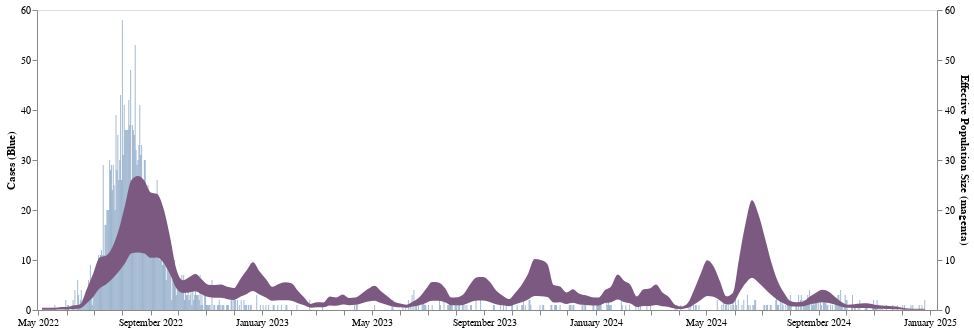

Notebook cell for this chart:
### Code cell
cases = alt.Chart(la_mpox_cases_df).mark_bar(interpolate='monotone', opacity = 0.5, size = 1).encode(
    alt.X('date:T', axis=alt.Axis(title="", tickCount = "month",grid=False, format="%B %Y")),
    alt.Y('cases',axis=alt.Axis(title="Cases (Blue)", grid=False))
).properties(
    width=900,
    height=300
)

(cases + line_ne).resolve_scale(y = "independent")

### Figure 1 — Vega-Lite specification as saved in the notebook (floating-point values rounded to 4 significant figures; data arrays with more than 128 entries replaced by an {"elided": "..."} marker saying what was removed)
{"config": {"view": {"continuousWidth": 400, "continuousHeight": 300}}, "layer": [{"data": {"name": "data-ea58474a8d637ca6235815f3f4663eb3"}, "mark": {"type": "bar", "interpolate": "monotone", "opacity": 0.5, "size": 1}, "encoding": {"x": {"axis": {"format": "%B %Y", "grid": false, "tickCount": "month", "title": ""}, "field": "date", "type": "temporal"}, "y": {"axis": {"grid": false, "title": "Cases (Blue)"}, "field": "cases", "type": "quantitative"}}, "height": 300, "width": 900}, {"data": {"name": "data-ed51f4e187ba1f4d5ae0cda96ffcb040"}, "mark": {"type": "area", "clip": true, "color": "#7c5981", "interpolate": "monotone", "opacity": 1}, "encoding": {"x": {"axis": {"format": "%B %Y", "grid": false, "tickCount": "month", "title": ""}, "field": "date", "type": "temporal"}, "y": {"axis": {"grid": false, "title": "Effective Population Size (magenta)"}, "field": "lower_hpd_linear_50_MA", "scale": {"domain": [0, 60]}, "type": "quantitative"}, "y2": {"field": "upper_hpd_linear_50_MA"}}, "height": 300, "width": 900}], "resolve": {"scale": {"y": "independent"}}, "$schema": "https://vega.github.io/schema/vega-lite/v4.17.0.json", "datasets": {"data-ea58474a8d637ca6235815f3f4663eb3": {"elided": "961 records"}, "data-ed51f4e187ba1f4d5ae0cda96ffcb040": {"elided": "139 records"}}}
